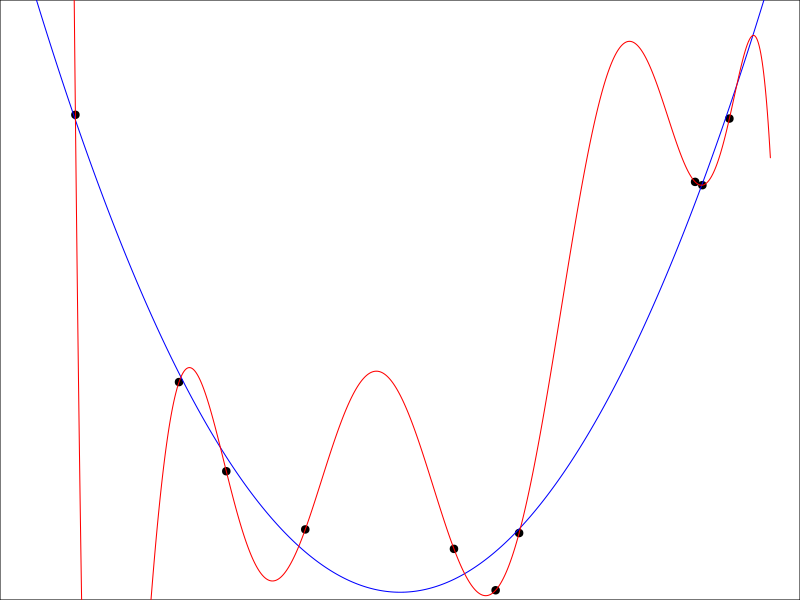

Reproduce this figure in R.
set.seed(1)
n <- 10
x <- runif(n)
y <- (x-0.5)^2+0.01*rnorm(10)
pdf("interpolation.pdf", width=4, height=4)
par(mar=c(0,0,0,0))
plot(x,y, xlim=c(0,1), ylim=c(0, 1.2*max(y)), axes=F, xlab="", ylab="", pch=19)
box()
xnew <- (0:1000)/1000
lm2  <- lm(y~poly(x,2))
ynew <- predict(lm2, newdata = data.frame(x=xnew))
lines(xnew, ynew, col="blue")
lm9  <- lm(y~poly(x,9))
ynew <- predict(lm9, newdata = data.frame(x=xnew))
lines(xnew, ynew, col="red")
dev.off()
if (interactive()) browseURL(paste0(getwd(),"/interpolation.pdf"))
